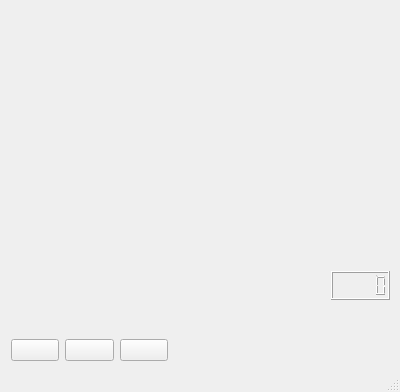
<?xml version="1.0" encoding="UTF-8"?>
<ui version="4.0">
 <class>MainWindow</class>
 <widget class="QMainWindow" name="MainWindow">
  <property name="geometry">
   <rect>
    <x>0</x>
    <y>0</y>
    <width>400</width>
    <height>392</height>
   </rect>
  </property>
  <property name="windowTitle">
   <string>MainWindow</string>
  </property>
  <widget class="QWidget" name="centralWidget">
   <widget class="QWidget" name="verticalLayoutWidget">
    <property name="geometry">
     <rect>
      <x>0</x>
      <y>260</y>
      <width>321</width>
      <height>51</height>
     </rect>
    </property>
    <layout class="QVBoxLayout" name="vLayoutAvancement"/>
   </widget>
   <widget class="QWidget" name="horizontalLayoutWidget">
    <property name="geometry">
     <rect>
      <x>0</x>
      <y>310</y>
      <width>179</width>
      <height>80</height>
     </rect>
    </property>
    <layout class="QHBoxLayout" name="hLayoutBoutons">
     <item>
      <widget class="QPushButton" name="btnPlay">
       <property name="text">
        <string/>
       </property>
       <property name="icon">
        <iconset>
         <normaloff>../../Exemple_lecteur_musique/img_lecteur/jouer-a-droite-fleche-icone-6822-32.png</normaloff>../../Exemple_lecteur_musique/img_lecteur/jouer-a-droite-fleche-icone-6822-32.png</iconset>
       </property>
      </widget>
     </item>
     <item>
      <widget class="QPushButton" name="btnPause">
       <property name="text">
        <string/>
       </property>
       <property name="icon">
        <iconset>
         <normaloff>../../Exemple_lecteur_musique/img_lecteur/pause-icone-4803-32.png</normaloff>../../Exemple_lecteur_musique/img_lecteur/pause-icone-4803-32.png</iconset>
       </property>
      </widget>
     </item>
     <item>
      <widget class="QPushButton" name="btnStop">
       <property name="text">
        <string/>
       </property>
       <property name="icon">
        <iconset>
         <normaloff>../../Exemple_lecteur_musique/img_lecteur/arreter-icone-7083-32.png</normaloff>../../Exemple_lecteur_musique/img_lecteur/arreter-icone-7083-32.png</iconset>
       </property>
      </widget>
     </item>
    </layout>
   </widget>
   <widget class="QWidget" name="verticalLayoutWidget_2">
    <property name="geometry">
     <rect>
      <x>320</x>
      <y>260</y>
      <width>81</width>
      <height>51</height>
     </rect>
    </property>
    <layout class="QVBoxLayout" name="vLayoutTemps">
     <item>
      <widget class="QLCDNumber" name="lcdNumber"/>
     </item>
    </layout>
   </widget>
   <widget class="QWidget" name="horizontalLayoutWidget_2">
    <property name="geometry">
     <rect>
      <x>240</x>
      <y>310</y>
      <width>160</width>
      <height>80</height>
     </rect>
    </property>
    <layout class="QHBoxLayout" name="hLayoutVolume">
     <item>
      <widget class="QLabel" name="label">
       <property name="text">
        <string/>
       </property>
       <property name="pixmap">
        <pixmap>../../Exemple_lecteur_musique/img_lecteur/joueur-volume-icone-9860-32.png</pixmap>
       </property>
      </widget>
     </item>
    </layout>
   </widget>
   <widget class="QWidget" name="verticalLayoutWidget_3">
    <property name="geometry">
     <rect>
      <x>-1</x>
      <y>-1</y>
      <width>401</width>
      <height>261</height>
     </rect>
    </property>
    <layout class="QVBoxLayout" name="vLayoutVideo"/>
   </widget>
  </widget>
  <widget class="QStatusBar" name="statusBar"/>
 </widget>
 <layoutdefault spacing="6" margin="11"/>
 <resources/>
 <connections/>
</ui>
